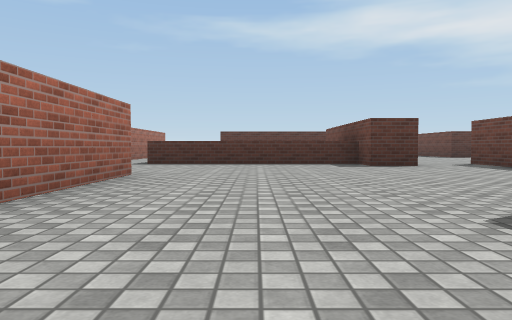
View 1 (above)

17 first-person views from a walk through a scene from a Unity 3-D project. The camera is 0.68 m above the floor, tilts 2° down and sees 70° across. The floor is counted in squares, 2 m on a side. Each view is taken from the middle of a square. On the plan, view 1 faces up. The plan holds only what a view shows up to about 9 squares ahead; the rest is blank. The place goes on beyond the plan. Surface patterns are stand-ins for the level's own textures.

View 2
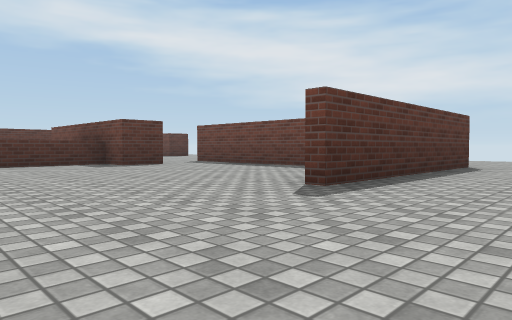

View 3
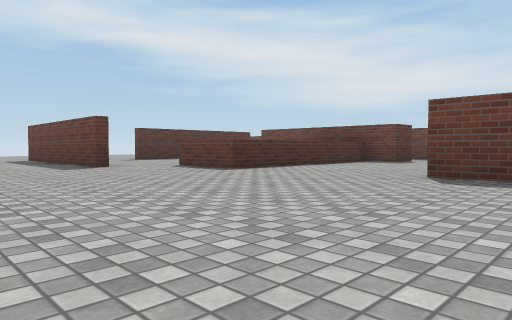

View 4
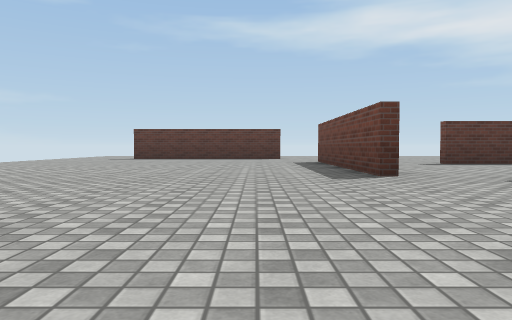

View 5
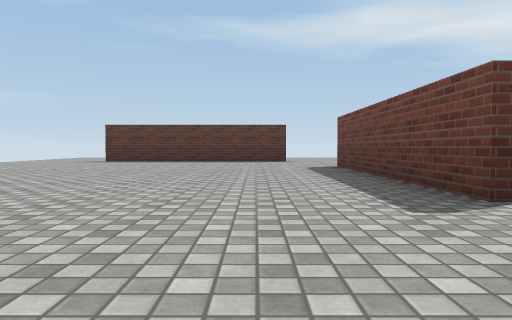

View 6
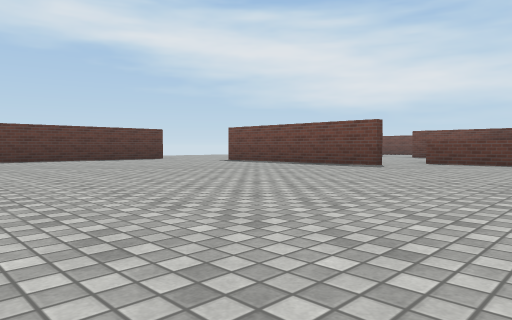

View 7
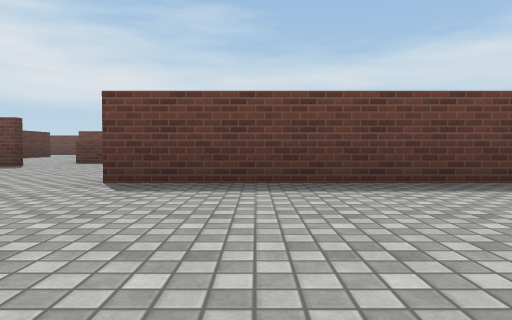

View 8
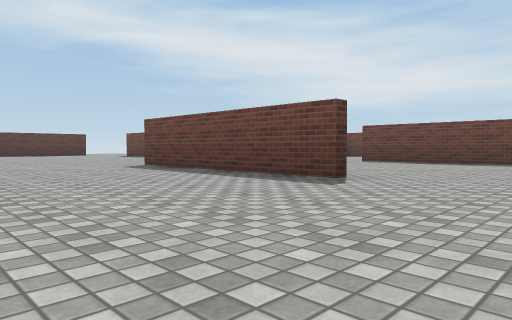

View 9
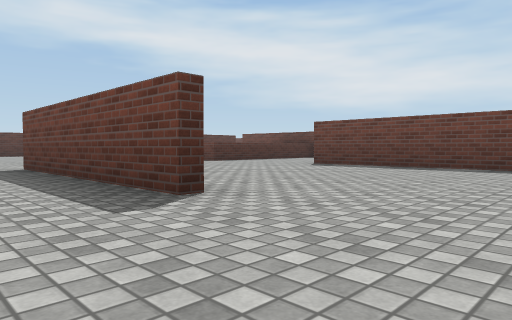

View 10
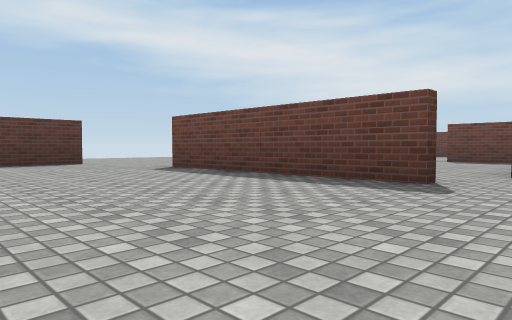

View 11
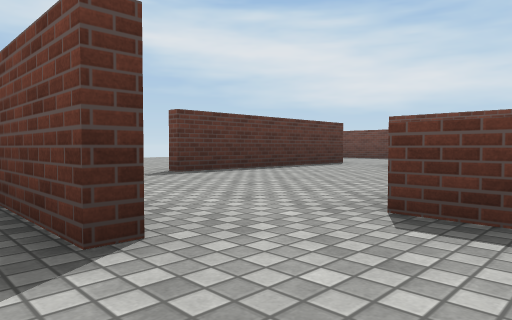

View 12
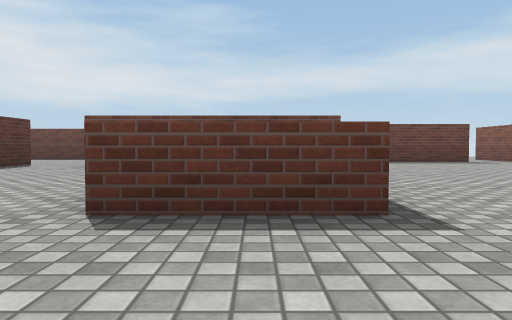

View 13
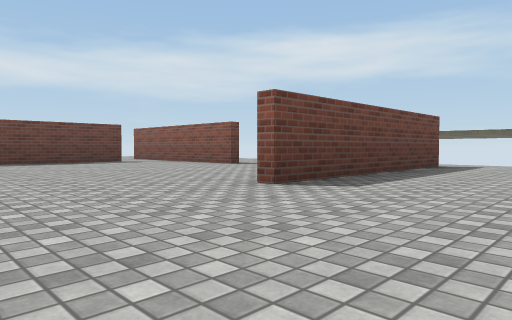

View 14
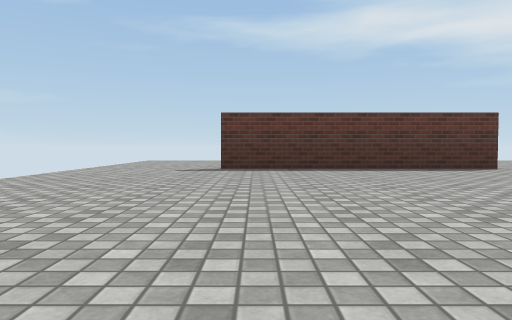

View 15
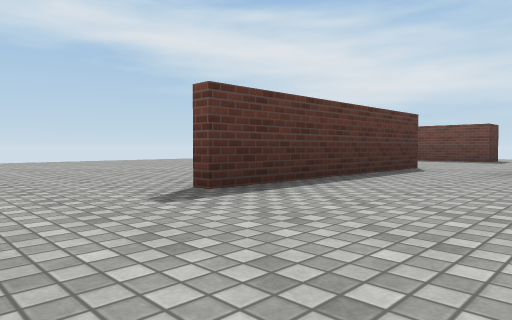

View 16
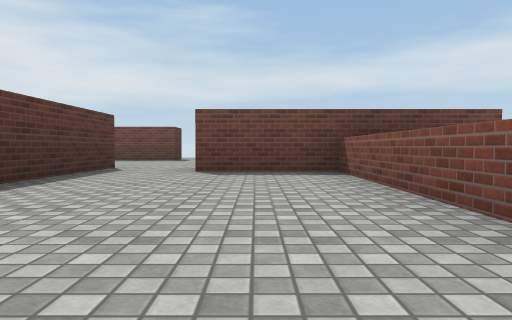

View 17
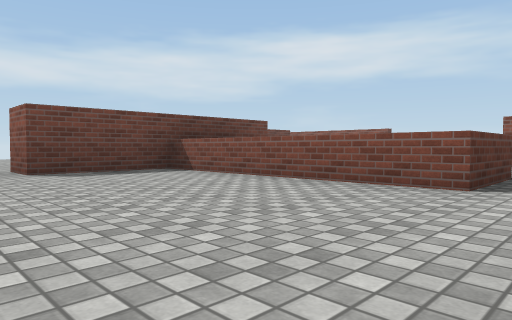

### Floor plan
Points are (right, up) in squares from view 1. A wall is a line through its corners. A room is listed if a view was taken in it or the views show most of it. See-through windows are left out.
Room 1 (views 1, 2, 3, 4, 5, 6, 7, 8, 9, 10, 11, 12, 13, 14, 15, 16, 17)
walls: (-3.6, 9.1) (-3.6, 13.5); (-1.5, 4.6) (-1.5, 2.1); (-6.6, 2.1) (-6.6, 6.5); (2.1, 7.3) (-2.2, 7.3) (-2.2, 8.9) (2.1, 8.9); (3, 6.6) (2.1, 6.6) (2.1, 10.8) (3, 10.8); (-1.8, 0.2) (-1.8, 4.6); (1.6, 2) (5.1, 2); (-4.2, 15.6) (-8.6, 15.6); (3.1, 12.3) (-1.2, 12.3); (4.3, 3.1) (4.3, 7.5); (6, 1.8) (1.6, 1.8)
ways out: opening at (-9.5, 16); opening at (-4.5, 14.5); opening at (-2.5, 12); opening at (2.5, 11); opening at (4, 3); opening at (5.5, 0.5)

Positions as (right, up) in squares from view 1, and headings:
1: (0, 0), facing up
2: (-1, 0), facing up-right
3: (-6, 3), facing up-right
4: (-5, 5), facing up
5: (-5, 7), facing up
6: (-10, 6), facing up-right
7: (-10, 5), facing right
8: (-10, 0), facing up-right
9: (-8, 0), facing up-right
10: (-7, 8), facing up-right
11: (-4, 8), facing up-right
12: (-4, 8), facing right
13: (-4, 7), facing down-right
14: (-8, 10), facing up
15: (-3, 10), facing up-right
16: (-3, 10), facing right
17: (-3, 12), facing down-right
